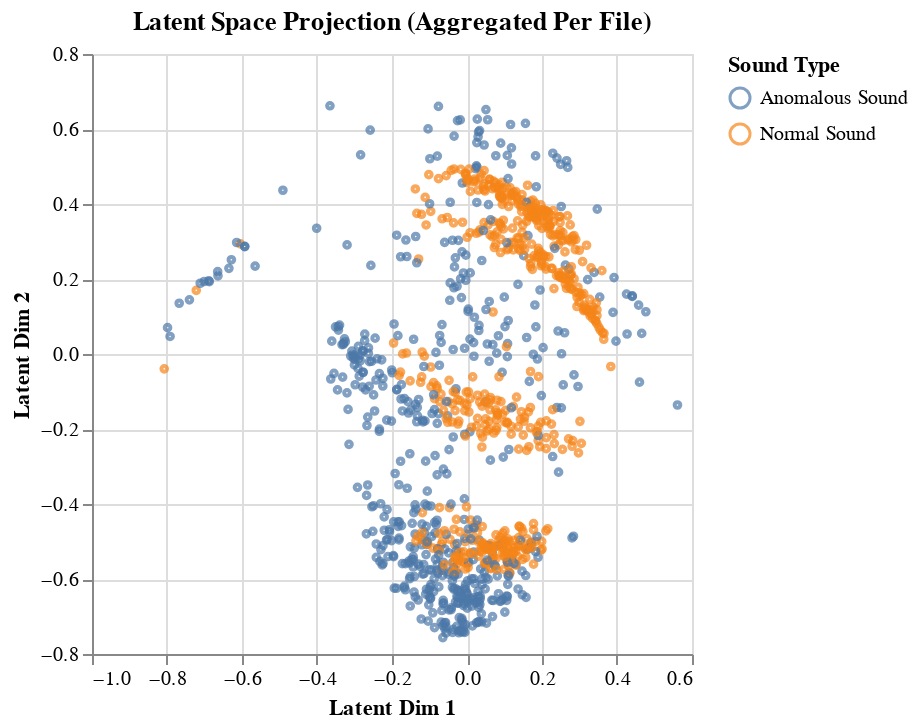

Here is the notebook cell this chart was saved with:
### Code cell
#Plot 2D scatterplot of the latent space using Altair library

# Create the DataFrame
source = pd.DataFrame(
    np.c_[latent_means, val_labels],
    columns=["feature_x", "feature_y", "label"]
)

# Map 0/1 to descriptive labels
label_map = {0: "Normal Sound", 1: "Anomalous Sound"}
source["label"] = source["label"].map(lambda x: label_map[int(x)])

# Create interactive brush
brush = alt.selection_interval()

# Build the scatter plot
chart = alt.Chart(source).add_params(brush).mark_point(size=8).encode(
    x=alt.X("feature_x", title="Latent Dim 1"),
    y=alt.Y("feature_y", title="Latent Dim 2"),
    color=alt.condition(
        brush,
        alt.Color("label:N", legend=alt.Legend(title="Sound Type")),
        alt.value("lightgrey")
    )
).properties(
    title="Latent Space Projection (Aggregated Per File)"
).configure_title(anchor="middle")

chart.display()

### Figure 1 — Vega-Lite specification as saved in the notebook (floating-point values rounded to 4 significant figures; data arrays with more than 128 entries replaced by an {"elided": "..."} marker saying what was removed)
{"config": {"view": {"continuousWidth": 300, "continuousHeight": 300}, "title": {"anchor": "middle"}}, "data": {"name": "data-2ab0c57ca89b78856d0466fa21b12f1b"}, "mark": {"type": "point", "size": 8}, "encoding": {"color": {"condition": {"param": "param_1", "field": "label", "legend": {"title": "Sound Type"}, "type": "nominal"}, "value": "lightgrey"}, "x": {"field": "feature_x", "title": "Latent Dim 1", "type": "quantitative"}, "y": {"field": "feature_y", "title": "Latent Dim 2", "type": "quantitative"}}, "params": [{"name": "param_1", "select": {"type": "interval"}}], "title": "Latent Space Projection (Aggregated Per File)", "$schema": "https://vega.github.io/schema/vega-lite/v5.20.1.json", "datasets": {"data-2ab0c57ca89b78856d0466fa21b12f1b": {"elided": "1069 records"}}}
